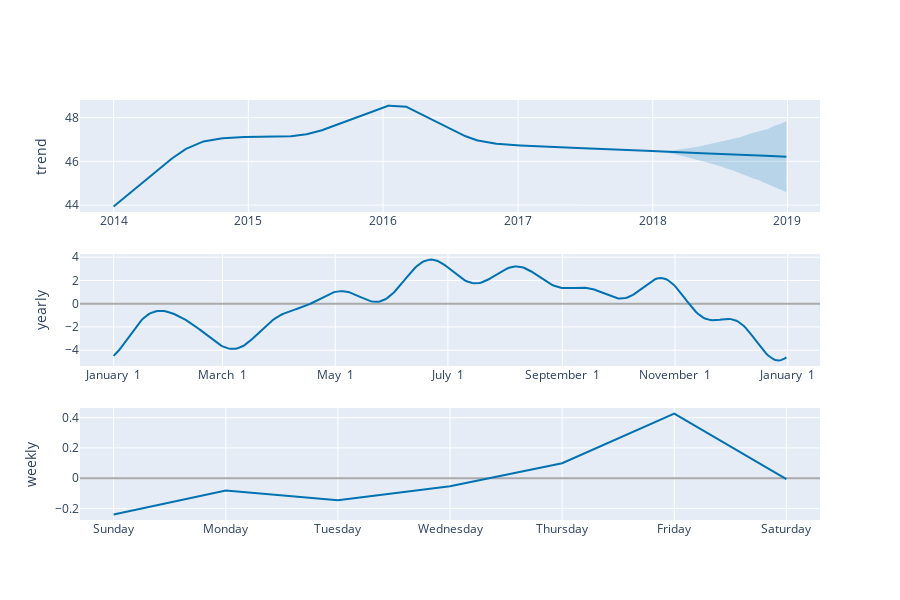

The notebook cell this image was saved under:
### Code cell
plot_components_plotly(m,forecast)

### Figure 1 — Plotly figure (JSON) as saved in the notebook; plotly's stock layout.template omitted (floating-point values rounded to 4 significant figures; data arrays with more than 128 entries replaced by an {"elided": "..."} marker saying what was removed)
{"data": [{"line": {"color": "#0072B2", "width": 2}, "mode": "lines", "name": "trend", "type": "scatter", "x": {"elided": "1821 str values"}, "xaxis": "x", "y": {"elided": "1821 float values"}, "yaxis": "y"}, {"line": {"color": "rgba(0, 114, 178, 0.2)", "width": 0}, "mode": "lines", "name": "trend_upper", "type": "scatter", "x": {"elided": "1821 str values"}, "xaxis": "x", "y": {"elided": "1821 float values"}, "yaxis": "y"}, {"fill": "tonexty", "fillcolor": "rgba(0, 114, 178, 0.2)", "line": {"color": "rgba(0, 114, 178, 0.2)", "width": 0}, "mode": "lines", "name": "trend_lower", "type": "scatter", "x": {"elided": "1821 str values"}, "xaxis": "x", "y": {"elided": "1821 float values"}, "yaxis": "y"}, {"line": {"color": "#0072B2", "width": 2}, "mode": "lines", "name": "yearly", "type": "scatter", "x": {"elided": "365 str values"}, "xaxis": "x2", "y": {"elided": "365 float values"}, "yaxis": "y2"}, {"line": {"color": "#0072B2", "width": 2}, "mode": "lines", "name": "weekly", "type": "scatter", "x": ["2017-01-01T00:00:00", "2017-01-02T00:00:00", "2017-01-03T00:00:00", "2017-01-04T00:00:00", "2017-01-05T00:00:00", "2017-01-06T00:00:00", "2017-01-07T00:00:00"], "xaxis": "x3", "y": [-0.2393, -0.08203, -0.1458, -0.05263, 0.09865, 0.4269, -0.005809], "yaxis": "y3"}], "layout": {"height": 600, "showlegend": false, "width": 900, "xaxis": {"anchor": "y", "domain": [0, 1], "range": ["2013-10-01T20:24:00", "2019-03-30T03:36:00"], "type": "date"}, "xaxis2": {"anchor": "y2", "domain": [0, 1], "range": ["2016-12-13T18:54:02.958904115", "2018-01-18T11:04:57.863013581"], "tickformat": "%B %e", "type": "date"}, "xaxis3": {"anchor": "y3", "domain": [0, 1], "range": ["2016-12-31T16:48:00", "2017-01-07T07:12:00"], "tickformat": "%A", "type": "date"}, "yaxis": {"anchor": "x", "domain": [0.7333, 1], "rangemode": "normal", "title": {"text": "trend"}, "zerolinecolor": "#AAA"}, "yaxis2": {"anchor": "x2", "domain": [0.3667, 0.6333], "title": {"text": "yearly"}, "zerolinecolor": "#AAA"}, "yaxis3": {"anchor": "x3", "domain": [0, 0.2667], "title": {"text": "weekly"}, "zerolinecolor": "#AAA"}}}
